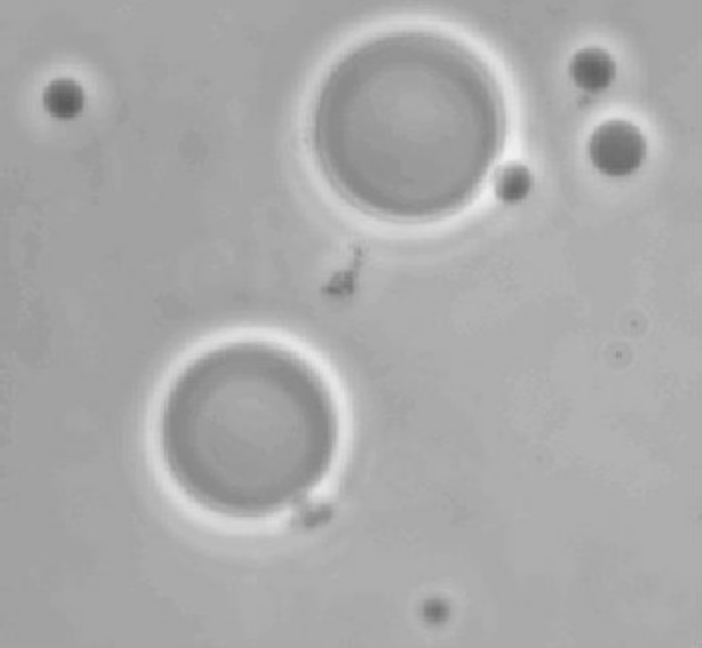
%> input picture Project 9/src/b/data/polymersomes.tif, 702 x 648 px
$ octave image_segmentation.m   (GNU Octave 9; MATLAB toolbox functions it lacks are replaced by stand-ins)
%> lines starting %> are read from the running program, lines starting %| are printed output that depends on the picture; in (x1, y1, x2, y2) boxes, pixels count from 0 and x2, y2 are one past the last pixel; in counts of white or black regions, pixels touching at a corner belong together; the program's own positions count from 1
%> further down, fig_original is the input picture: size 648x702 uint8; min 90, max 241, mean 169.6
### Project 9/src/b/basic_global_thresholding.m
function [ output ] = basic_global_thresholding( input, delta )
%> called with delta = 0
%BASIC_GLOBAL_THRESHOLDING
% Gonzalez DIP 10.3.2
    T = mean(mean(input));
%> T = 169.6
    old = 0;
    while abs(T - old) > delta
        old = T;
        c1 = input(input <= T);
        c2 = input(input > T);
        m1 = mean(c1);
        m2 = mean(c2);
        T = (m1 + m2) / 2;
    end
%> this loop made 2 passes
%> (old, m1, m2, T) on passes 1 to 2: (169.6, 160.2, 178.6, 169.4), (169.4, 160.2, 178.6, 169.4)
    output = segment(input, T);
end

### Project 9/src/b/segment.m
function [ output ] = segment( input, k )
%> called with k = 169.4
%SEGMENT
%   output(x, y) = 0, input(x, y) <= k
%                  1, input(x, y) > k
    output = zeros(size(input));
    output(input > k) = 1;
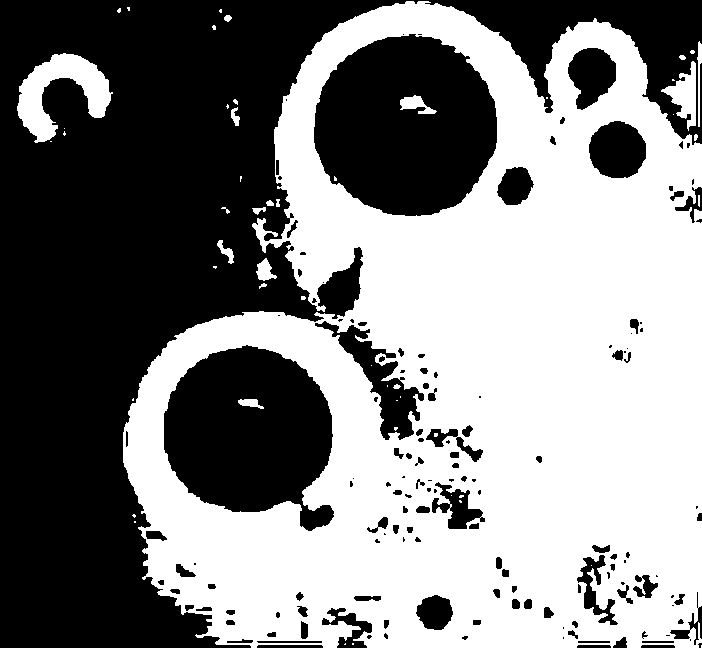
%> output: size 648x702 double; values 0 (black) and 1 (white), 51.2% white; 151 black regions (56 under 20 px), largest, box (x1, y1, x2, y2) and area: (0, 0, 702, 648) 154855, (314, 34, 497, 216) 25527, (164, 345, 334, 531) 22504
end

### Project 9/src/b/otsu.m
function [ output ] = otsu( input )
%OTSU
% Gonzalez DIP 10.3.3
    [h, w] = size(input);
%> h = 648; w = 702
    n = h * w;
%> n = 454896
    mG = mean(mean(input))
%> mG = 169.6
    P = zeros(256, 1);
    m = zeros(256, 1);
    for i = 0:255
        P(i + 1) = length(find(input == i)) / n;
    end
%> after the loop, P = 256 values, max 0.113 at index 163, min 0 at index 1, mean 0.00391
    for i = 1:255
        m(i + 1) = m(i) + P(i + 1) * i;
        P(i + 1) = P(i + 1) + P(i);
    end
%> after the loop, P = 256 values from 0 to 1; m = 256 values from 0 to 169.6
    sigmaB2 = ((mG * P - m) .^ 2) ./ P ./ (1 - P);
    T = mean(find(sigmaB2 == max(sigmaB2)));
%> T = 182
    output = segment(input, T);
%> call 2 of segment, with k = 182
%> in segment (call 2), `output(input > k) = 1;`:
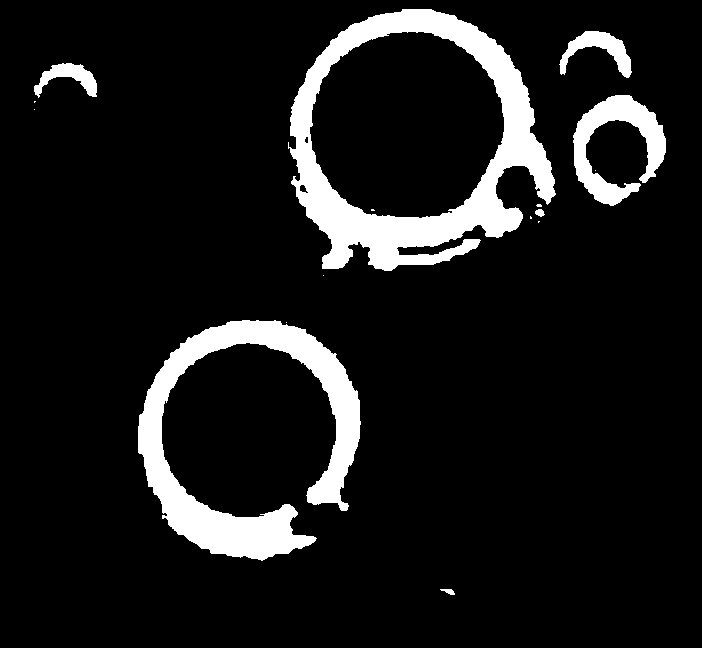
%> output: size 648x702 double; values 0 (black) and 1 (white), 10% white; 16 white regions (9 under 20 px), largest, box (x1, y1, x2, y2) and area: (288, 9, 556, 271) 21532, (138, 320, 361, 561) 17031, (573, 95, 666, 206) 4324
end

### Project 9/src/b/image_segmentation.m
clc; clear;
%% Read the original image
fig_original = imread('data/polymersomes.tif');
imwrite(fig_original, 'data/polymersomes.png');
figure('Name', 'Image segmentation');

% Original image
subplot(2, 2, 1);
imshow(fig_original, []);
title('Original image');

% Histogram
subplot(2, 2, 2);
imhist(fig_original);
title('Histogram');

% Basic global thresholding
subplot(2, 2, 3);
bgt = basic_global_thresholding(fig_original, 0);
imshow(bgt, []);
imwrite(bgt, 'data/bgt.png');
title('Basic global thresholding');

% Otsu's method
subplot(2, 2, 4);
om = otsu(fig_original);
imshow(om, []);
imwrite(om, 'data/om.png');
title('Otsu ''s method');
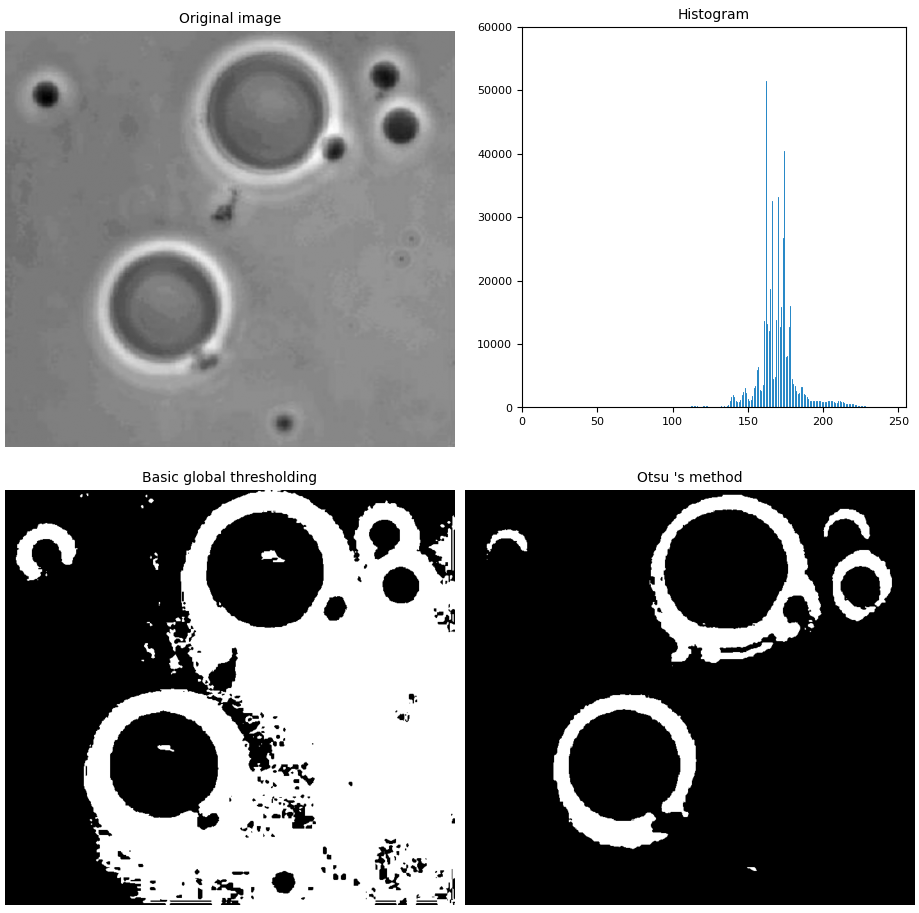
%> figure redrawn from the program's plot data, 4 panels
